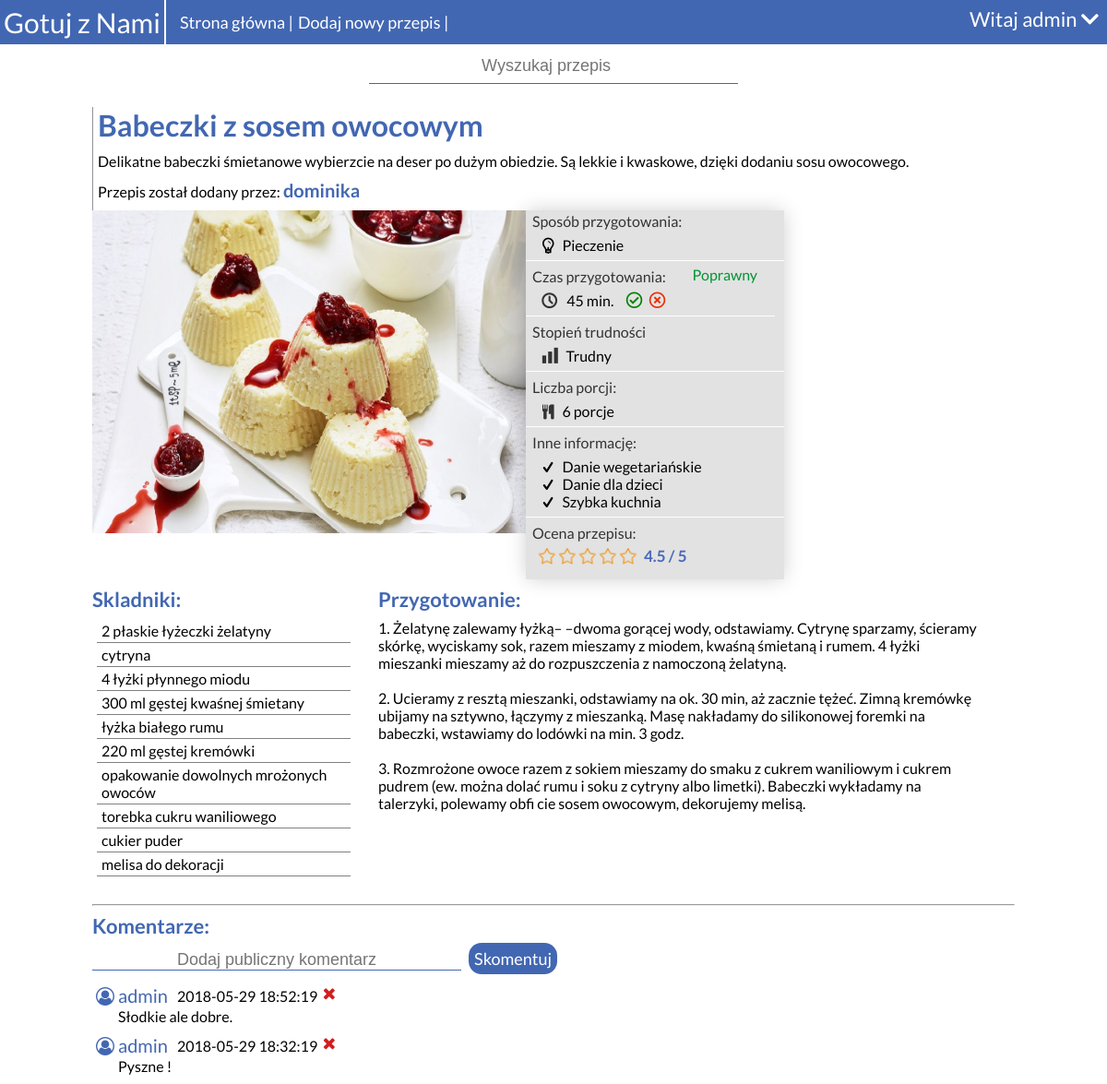
The app's page /przepis.php?id=2 (signed in) with its own data.
### tables this page shows
CREATE TABLE `przepisy` (
  `id_przepisu` int(11) NOT NULL,
  `tytul` varchar(50) NOT NULL,
  `skladniki` text NOT NULL,
  `przygotowanie` text NOT NULL,
  `skrot_opis` varchar(200) NOT NULL,
  `id_uzytkownika` int(20) NOT NULL,
  `id_kategori` int(11) NOT NULL,
  `czas_przygotowania` int(11) NOT NULL,
  `stopien_trudnosci` int(11) NOT NULL,
  `liczba_porcji` int(11) NOT NULL,
  `id_spos_przygotowania` int(11) NOT NULL,
  `d_bezglutenowe` tinyint(1) NOT NULL,
  `d_wegetarianskie` tinyint(1) NOT NULL,
  `d_dietetyczne` tinyint(1) NOT NULL,
  `d_dla_dzieci` tinyint(1) NOT NULL,
  `szybka_kuchnia` tinyint(1) NOT NULL
);

CREATE TABLE `uzytkownicy` (
  `id_uzytkownika` int(11) NOT NULL,
  `uzytkownik` varchar(20) NOT NULL,
  `haslo` varchar(255) NOT NULL,
  `email` varchar(60) NOT NULL
);

CREATE TABLE `sposob_przygotowania` (
  `id_spos_przygotowania` int(11) NOT NULL,
  `nazwa_spos_przygotowania` varchar(25) NOT NULL
);

CREATE TABLE `komentarze` (
  `id_komentarza` int(11) NOT NULL,
  `id_uzytkownika` int(11) NOT NULL,
  `id_przepisu` int(11) NOT NULL,
  `komentarz` text NOT NULL,
  `data` datetime NOT NULL
);

### przepis.php (the view, shortened to what this page needs)
<?php
	require_once 'polaczenie.php';
	$id_przepisu = $_GET['id'];
	try {
		$polaczenie = new mysqli($host, $db_user, $db_password, $db_name);
		if($polaczenie->connect_errno!=0){
			throw new Exception(mysgli_connect_errno());
		}
		else{
		$polaczenie->query("SET NAMES 'utf8' COLLATE 'utf8_polish_ci'");
		$polaczenie->query("SET CHARSET utf8");
		$rezultat = $polaczenie->query("SELECT uzytkownicy.uzytkownik,p.*,sp.nazwa_spos_przygotowania FROM przepisy AS p LEFT JOIN sposob_przygotowania AS sp ON p.id_spos_przygotowania=sp.id_spos_przygotowania LEFT JOIN uzytkownicy ON p.id_uzytkownika=uzytkownicy.id_uzytkownika WHERE p.id_przepisu='$id_przepisu'");
		if(isset($_SESSION['zalogowany'])){
			$rezultat_komentarze = $polaczenie->query("SELECT uzytkownicy.uzytkownik, komentarze.id_komentarza,komentarze.komentarz, komentarze.data, komentarze.id_uzytkownika FROM komentarze LEFT JOIN przepisy ON przepisy.id_przepisu=komentarze.id_przepisu LEFT JOIN uzytkownicy ON komentarze.id_uzytkownika=uzytkownicy.id_uzytkownika WHERE komentarze.id_przepisu='$id_przepisu' ORDER BY komentarze.data DESC");
		}
		$rezultat_ocena_sr = $polaczenie->query("SELECT SUM(ocena)/COUNT(id_przepisu) AS ocena_sr FROM oceny WHERE id_przepisu='$id_przepisu' GROUP BY id_przepisu");
		$rezultat_czas_przygotowania = $polaczenie->query("SELECT SUM(czas_przygotowania_p)/COUNT(id) as cp, COUNT(id) as id FROM czas_przygotowania WHERE id_przepisu='$id_przepisu'");
		$wiersz_czas_przygotowania = $rezultat_czas_przygotowania->fetch_assoc();
		$wiersz = $rezultat->fetch_assoc();
		$ocena_sr = $rezultat_ocena_sr->fetch_assoc();
		}
	} catch (Exception $e) {
		echo '<span style="color:red;">Błąd serwera przepraszamy na niedogodności</span>';
		echo "Informacja developera: ".$e;
	}
	function informacja() {
		global $wiersz;
		if($wiersz['d_wegetarianskie'] == 1)
			echo '<i class="icon-check"></i>Danie wegetariańskie<br>';
		if($wiersz['d_dla_dzieci'] == 1)
			echo '<i class="icon-check"></i>Danie dla dzieci<br>';
		if($wiersz['szybka_kuchnia'] == 1)
			echo '<i class="icon-check"></i>Szybka kuchnia<br>';
	}
	function czas_przygotowania(){
		global $wiersz_czas_przygotowania;
		if($wiersz_czas_przygotowania['cp'] == 0 AND $wiersz_czas_przygotowania['id'] == 0){
			echo "Brak głosów";
		}
		elseif($wiersz_czas_przygotowania['cp'] < 0.60 AND $wiersz_czas_przygotowania['cp'] >= 0.00){
			echo '<span style="color: #EA2027 !important;">Nie poprawny</span>';
		}
		else{
			echo '<span style="color: #009432 !important;">Poprawny</span>';
		}
	}
?>
<!DOCTYPE html>
<html>
<head>
	<link rel="stylesheet" type="text/css" href="style.css">
	<link rel="stylesheet" type="text/css" href="css/fontello.css">
	<link rel="stylesheet" href="star/rating.css" type="text/css" media="screen" title="Rating CSS">
	<link rel="stylesheet" href="https://use.fontawesome.com/releases/v5.0.13/css/all.css">
</head>
<body>
<div id="przepis_kontener">
	<?php require_once 'naglowek.php'; ?>
	<div id="przepis_zawartosc_przepisu">
		<h1 class="przepis_tytul_przepisu"><?php echo $wiersz['tytul']; ?></h1>
		<div class="przepis_skrot_opis">
			<?php echo $wiersz['skrot_opis']; ?>
		</div>
		<div class="przepis_dodany_przez">
			Przepis został dodany przez: <span class="przepis_dodany_przez_osoba"><?php echo $wiersz['uzytkownik']; ?></span>
		</div>
		<div class="przepis_zdjecie_przepisu">
			<img src="obrazy_potraw/<?php echo $id_przepisu; ?>.jpg">
		</div>
		<div class="przepis_info_przepisu">
			<dl>
				<dt>Sposób przygotowania:</dt>
				<dd><i class="icon-lightbulb"></i><?php echo $wiersz['nazwa_spos_przygotowania']; ?></dd>
				<dt class="przepis_ip_cp_1">Czas przygotowania:</dt>
				<dt class="przepis_ip_cp_2"><?php czas_przygotowania(); ?></dt>
				<dd class="przepis_ip_cp_3">
					<i class="icon-clock-black"></i><?php echo $wiersz['czas_przygotowania']; ?> min.
					<?php if(isset($_SESSION['zalogowany'])){ ?>
						<i class="far fa-check-circle przepis_ip_p" id="przepis_ip_pot"></i>
						<i class="far fa-times-circle przepis_ip_z" id="przepis_ip_zap"></i>
					<?php } else{ echo '<i class="przepis_ip_p" style="font-size: 15px; color: #e2e2e2;">sss</i><i class="przepis_ip_z" style="font-size: 15px; color: #e2e2e2;">ss</i>'; }?>
				</dd>
				<dd class="przepis_ip_cp_4"></dd>
				<dt style="clear: both;">Stopień trudności</dt>
				<dd>
					<?php if($wiersz['stopien_trudnosci'] == 1){ ?>
		 		   				<i class="icon-chart-bar1_p"></i>Łatwy
		 		   			<?php } elseif($wiersz['stopien_trudnosci'] == 2){ ?>
		 		   				<i class="icon-chart-bar2_p"></i>Średni
		 		   			<?php } elseif($wiersz['stopien_trudnosci'] == 3){ ?>
		 		   				<i class="icon-chart-bar3_p"></i>Trudny
		 		   			<?php } ?>
				</dd>
				<dt>Liczba porcji:</dt>
				<dd><i class="icon-food"></i><?php echo $wiersz['liczba_porcji']; ?> porcje</dd>
				<dt>Inne informację:</dt>
				<dd><?php informacja(); ?></dd>
				<dt>Ocena przepisu:</dt>
				<dd>
				    <div class="container" style="float: left;">
					</div>
					<div class="przepis_op_sr">
						<?php echo round($ocena_sr['ocena_sr'],2)." / 5"; ?>
					</div>
				</dd>
			</dl>
		</div>
		<div class="przepis_skladniki">
			<div class="pipt">Skladniki:</div>
			<ul>
				<?php $skladniki = explode(",", $wiersz['skladniki']);
				for ($i=0; $i < count($skladniki); $i++) {
					echo '<li>'.$skladniki[$i].'</li>';
				} ?>
			</ul>
		</div>
		<div class="przepis_przygotowanie">
			<div class="pipt">Przygotowanie:</div>
			<?php
				echo nl2br($wiersz['przygotowanie']);
			?>
		</div>
		<hr>
		<?php if(isset($_SESSION['zalogowany'])) { ?> <div class="przepis_k">
			<div class="pipt">Komentarze:</div>
			<div class="przepis_dk">
				<input type="text" id="przepis_dk_t" name="przepis_dk_t" placeholder="Dodaj publiczny komentarz">
				<a class="przepis_dk_p">Skomentuj</a>
			</div>
			<div class="przepis_wk">
				<?php while ($wiersz_komentarz = $rezultat_komentarze->fetch_assoc()) { ?>
					<div class="przepis_pk" id="przepis_pk_id_<?php echo $wiersz_komentarz['id_komentarza']; ?>">
						<div class="przepis_pk_u">
							<i class="icon-user-circle-o"></i><?php echo $wiersz_komentarz['uzytkownik']; ?>
						</div>
						<div class="przepis_pk_d">
							<?php echo $wiersz_komentarz['data']; ?>
						</div>
						<?php if($wiersz_komentarz['id_uzytkownika'] == $_SESSION['id_uzytkownika']){ ?>
							<div class="przepis_pk_uk">
								<div class="przepis_pk_uk_id" id="<?php echo $wiersz_komentarz['id_komentarza']; ?>">
									<i class="icon-cancel"></i>
								</div>
							</div>
						<?php } ?>
						<div class="przepis_pk_k">
							<?php echo $wiersz_komentarz['komentarz']; ?>
						</div>
					</div>
				<?php } ?>
			</div>
		</div> <?php } ?>
</div>
</div>
</body>
</html>

### style.css (style rules this page uses)
* { margin: 0; padding: 0; }
body { margin: 0 auto; font-family: 'Lato', sans-serif; }
#przepis_zawartosc_przepisu { width: 1000px; margin-right: auto; margin-left: auto; font-size: 16px; }
.przepis_tytul_przepisu { margin-top: 25px; padding-bottom: 10px; color: #4267b2; border-left: 1px solid #90949b; padding-left: 5px; }
.przepis_skrot_opis { border-left: 1px solid #90949b; padding-left: 5px; }
.przepis_dodany_przez { padding: 10px 0px; border-left: 1px solid #90949b; padding-left: 5px; }
.przepis_dodany_przez_osoba { color: #4267b2; font-size: 20px; font-weight: bold; }
.przepis_zdjecie_przepisu img { float: left; max-height: 400px; min-height: 350px; width: 470px; }
.przepis_info_przepisu { float: left; background-color: #e2e2e2; width: 280px; height: 400px; -webkit-box-shadow: 0px 0px 21px -1px rgba(0,0,0,0.2); -moz-box-shadow: 0px 0px 21px -1px rgba(0,0,0,0.2); box-shadow: 0px 0px 21px -1px rgba(0,0,0,0.2); }
.przepis_ip_cp_1 { float: left; }
.przepis_ip_cp_2 { float: left; width: 100px; padding-top: 5px !important; padding-right: 7px; text-align: center; font-size: 16px; max-height: 25px; }
.przepis_ip_cp_3 { float: left; padding-right: 3px; }
.przepis_ip_cp_4 { border-bottom: 1px solid white; float: left; width: 90px; padding-right: 8px; height: 19px; }
.przepis_info_przepisu > dl > dt { color: #333333; padding: 7px 7px; }
.przepis_info_przepisu > dl > dt:first-child { padding-top: 2px; }
.przepis_info_przepisu > dl > dd { border-bottom: 1px solid white; padding-left: 13px; padding-bottom: 7px; }
.przepis_info_przepisu > dl > dd:last-child { border: none; }
.przepis_info_przepisu > dl > dd > i { padding-right: 4px; }
.przepis_ip_p { padding-left: 10px; color: green; font-size: 18px; cursor: pointer; }
.przepis_ip_z { color: #eb2f06; font-size: 18px; cursor: pointer; }
.przepis_skladniki { float: left; width: 28%; margin-right: 30px; margin-bottom: 30px; }
.przepis_skladniki > ul > li { border-bottom: 1px solid gray; list-style-type: none; padding: 3px 5px; margin-left: 5px; }
.pipt { color: #4267b2; font-size: 22px; font-weight: bold; padding: 8px 0px; }
.przepis_przygotowanie { float: left; width: 65%; margin-bottom: 30px; }
.przepis_dk input { border:none; border-bottom:1px solid #4267b2; width:400px; text-align: center; font-size: 18px; margin-top: 5px; margin-bottom: 15px; }
.przepis_dk a { margin-left: 5px; border-radius: 14px 14px 14px 14px; -moz-border-radius: 14px 14px 14px 14px; -webkit-border-radius: 14px 14px 14px 14px; border: 0px solid #000000; background-color: #4267b2; color: white; font-size: 18px; padding: 6px; cursor: pointer; }
.przepis_pk_u { float: left; color: #4267b2; font-size: 20px; padding-right: 10px; line-height: 25px; vertical-align: middle; }
.przepis_pk_d { float: left; line-height: 25px; vertical-align: middle; }
.przepis_pk_uk { float: left; line-height: 20px; vertical-align: middle; cursor: pointer; }
.przepis_pk_k { padding-left: 28px; padding-bottom: 10px; }
.przepis_op_sr { float: left; padding-left: 5px; font-size: 17px; line-height: 18px; vertical-align: middle; color:#4a69bd; font-weight: bold; }

### records on screen
przepisy: tytul "Babeczki z sosem owocowym", skrot_opis "Delikatne babeczki śmietanowe wybierzcie na deser po dużym obiedzie. Są lekkie i kwaskowe, dzięki dodaniu sosu owocowego.", id_uzytkownika.uzytkownik "dominika", id_spos_przygotowania.nazwa_spos_przygotowania "Pieczenie", czas_przygotowania "45", liczba_porcji "6", skladniki "2 płaskie łyżeczki żelatyny", skladniki "cytryna", skladniki "4 łyżki płynnego miodu", skladniki "300 ml gęstej kwaśnej śmietany", skladniki "łyżka białego rumu", skladniki "220 ml gęstej kremówki", skladniki "opakowanie dowolnych mrożonych owoców", skladniki "torebka cukru waniliowego", skladniki "cukier puder", skladniki "melisa do dekoracji", przygotowanie "1. Żelatynę zalewamy łyżką– –dwoma gorącej wody, odstawiamy. Cytrynę sparzamy, ścieramy skórkę, wyciskamy sok, razem mieszamy z miodem, kwaśną śmietaną i rumem. 4 łyżki mieszanki mieszamy aż do rozpuszczenia z namoczoną żelatyną. 2. Ucieramy z resztą mieszanki, odstawiamy na ok. 30 min, aż zacznie tężeć. Zimną kremówkę ubijamy na sztywno, łączymy z mieszanką. Masę nakładamy do silikonowej foremki na babeczki, wstawiamy do lodówki na min. 3 godz. 3. Rozmrożone owoce razem z sokiem mieszamy do smaku z cukrem waniliowym i cukrem pudrem (ew. można dolać rumu i soku z cytryny albo limetki). Babeczki wykładamy na talerzyki, polewamy obfi cie sosem owocowym, dekorujemy melisą."
komentarze: id_uzytkownika.uzytkownik "admin", data "2018-05-29 18:52:19", komentarz "Słodkie ale dobre."
komentarze: id_uzytkownika.uzytkownik "admin", data "2018-05-29 18:32:19", komentarz "Pyszne !"

### other values on screen
$_SESSION['uzytkownik'] "admin"
$ocena_sr['ocena_sr'] "4.5"
